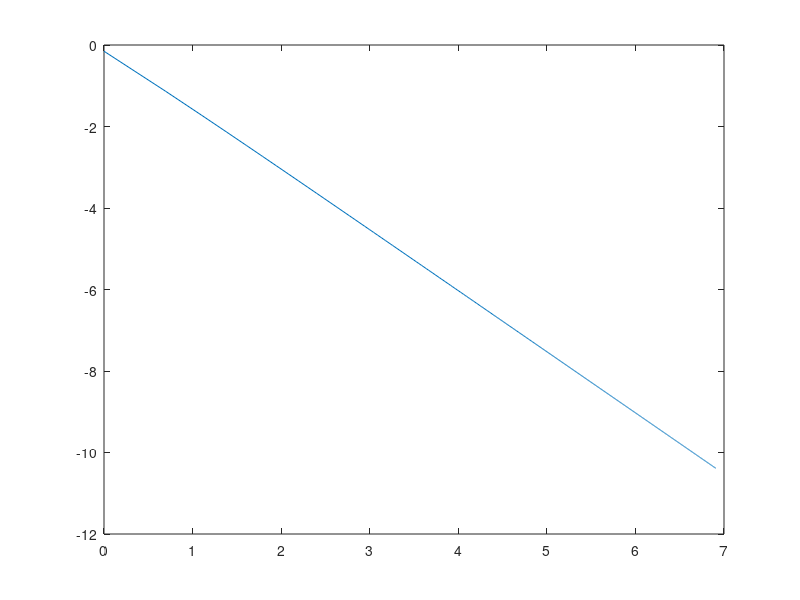

Source code (MATLAB):
f=@(x) sqrt(1-x*x);
for k=1:1000
sum=0; 
for i=0:k-1
sum=sum+2/k*f(-1+1/k+2*i/k); 
endfor
y(k)=abs(2*sum-pi); 
x(k)=k;
endfor
plot(log(x),log(y));